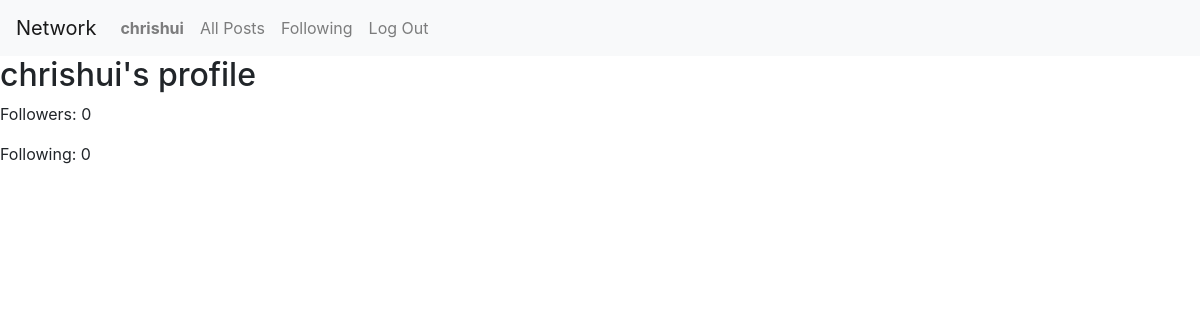
Page /profile/1 (signed in) on the earlier database version.
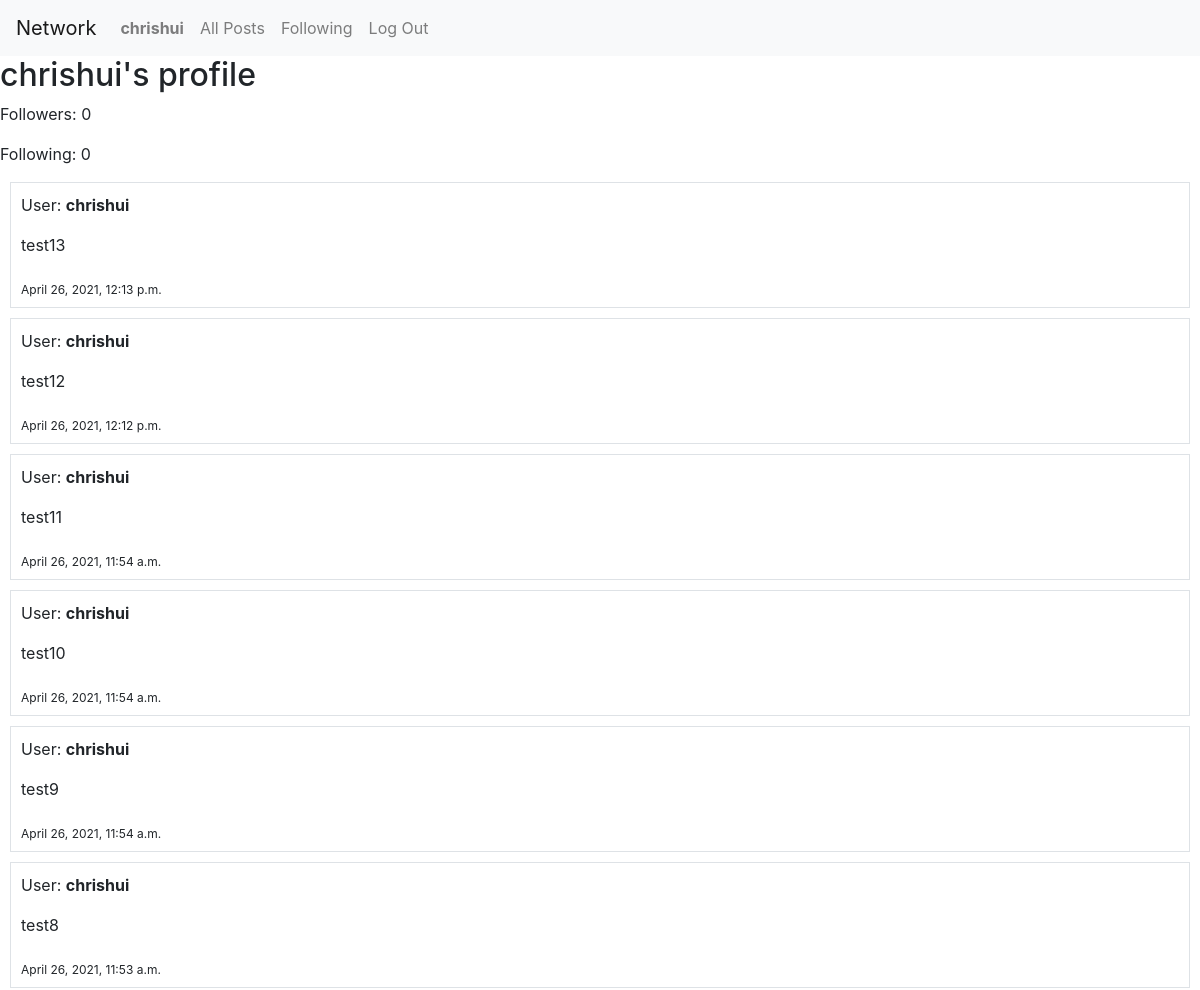
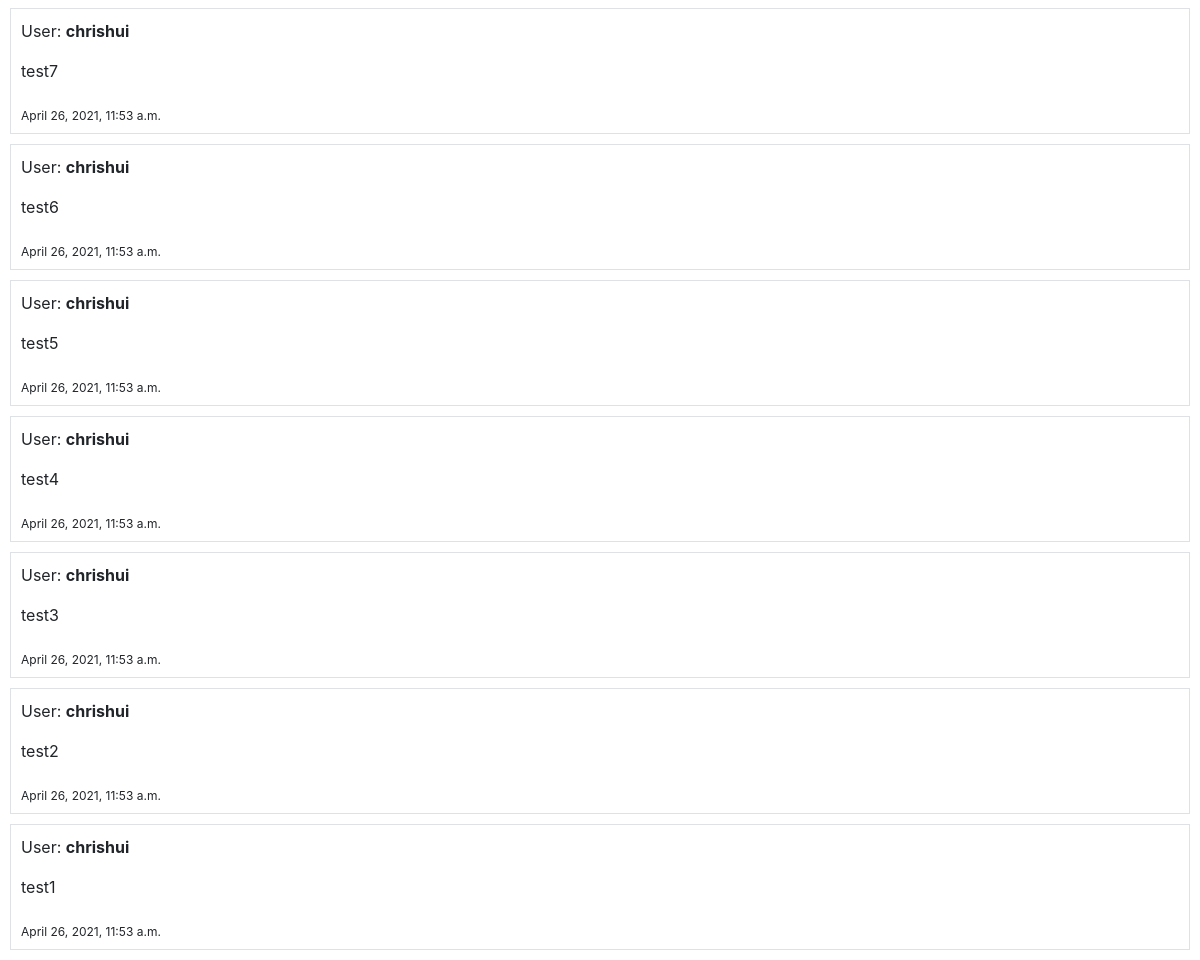
Same page on the later database version (2 pictures, top to bottom).
### network/models.py (models this page shows, shortened)
class User(AbstractUser):
    pass

class TimeStampMixin(models.Model):
    created_at = models.DateTimeField(auto_now_add=True)
    updated_at = models.DateTimeField(auto_now=True)
    class Meta:
        abstract = True

class Post(TimeStampMixin):
    user = models.ForeignKey(User, on_delete=models.CASCADE)
    content = models.CharField(max_length = 64)

### network/views.py (the view)
# urls.py: path("profile/<int:user_id>", views.profile, name="profile"),
def profile(request, user_id):
    target_user = User.objects.get(id=user_id)
    user = request.user
    posts_chronological = []
    for object in Post.objects.filter(user=target_user):
        posts_chronological.insert(0,object)
    following_check = Profile.objects.filter(user=user, following=target_user).exists()
    following_count = len(Profile.objects.filter(user=target_user).values('following'))
    followers_count = len(Profile.objects.filter(user=target_user).values('followers'))
    return render(request, "network/profile.html", {
        "posts": posts_chronological,
        "profile": target_user,
        "following_check": following_check,
        "following_count": following_count,
        "followers_count": followers_count,
    })

### network/templates/network/profile.html (shortened to what this page needs)
{% extends "network/layout.html" %}
{% block body %}
  <h2> {{ profile.username }}'s profile</h2>
  <p> Followers: {{followers_count}}</p>
  <p> Following: {{following_count}}</p>
  {% for post in posts %}
    <div class="border" style="margin: 10px; padding: 10px;">
      <p>User:  <b> {{ post.user }} </b></p>
      <p> {{ post.content }} </p>
      <sub> {{ post.created_at }}</sub>
    </div>
  {% endfor %}
{% endblock %}

### network/templates/network/layout.html (shortened to what this page needs)
{% load static %}
<!DOCTYPE html>
<html lang="en">
    <head>
        <link rel="stylesheet" href="https://stackpath.bootstrapcdn.com/bootstrap/4.4.1/css/bootstrap.min.css">
        <link href="{% static 'network/styles.css' %}" rel="stylesheet">
    </head>
    <body>
        <nav class="navbar navbar-expand-lg navbar-light bg-light">
            <a class="navbar-brand" href="#">Network</a>
            <div>
              <ul class="navbar-nav mr-auto">
                {% if user.is_authenticated %}
                    <li class="nav-item">
                        <a class="nav-link" href="{% url 'profile' user.id %}"><strong>{{ user.username }}</strong></a>
                    </li>
                {% endif %}
                <li class="nav-item">
                  <a class="nav-link" href="{% url 'index' %}">All Posts</a>
                </li>
                {% if user.is_authenticated %}
                    <li class="nav-item">
                        <a class="nav-link" href="{% url 'following' %}">Following</a>
                    </li>
                    <li class="nav-item">
                        <a class="nav-link" href="{% url 'logout' %}">Log Out</a>
                    </li>
                {% endif %}
              </ul>
            </div>
          </nav>
        <div class="body">
            {% block body %}
            {% endblock %}
        </div>
    </body>
</html>

Differences in the rows shown:
added Post: user "chrishui", content "test13", created_at "April 26, 2021, 12:13 p.m."
added Post: user "chrishui", content "test12", created_at "April 26, 2021, 12:12 p.m."
added Post: user "chrishui", content "test11", created_at "April 26, 2021, 11:54 a.m."
added Post: user "chrishui", content "test10", created_at "April 26, 2021, 11:54 a.m."
added Post: user "chrishui", content "test9", created_at "April 26, 2021, 11:54 a.m."
added Post: user "chrishui", content "test8", created_at "April 26, 2021, 11:53 a.m."
added Post: user "chrishui", content "test7", created_at "April 26, 2021, 11:53 a.m."
added Post: user "chrishui", content "test6", created_at "April 26, 2021, 11:53 a.m."
added Post: user "chrishui", content "test5", created_at "April 26, 2021, 11:53 a.m."
added Post: user "chrishui", content "test4", created_at "April 26, 2021, 11:53 a.m."
added Post: user "chrishui", content "test3", created_at "April 26, 2021, 11:53 a.m."
added Post: user "chrishui", content "test2", created_at "April 26, 2021, 11:53 a.m."
added Post: user "chrishui", content "test1", created_at "April 26, 2021, 11:53 a.m."
